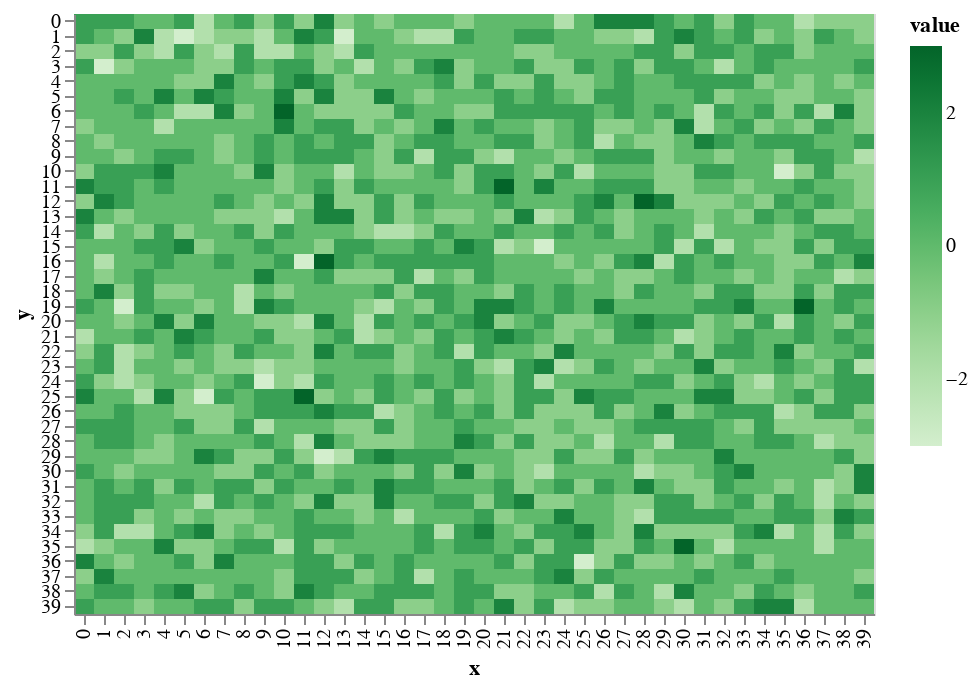

This figure's notebook cell:
### Markdown cell above
# in the beginning, the world was void and without form.

Starting with a grid with nothing on it. No elevation, no terrain. All of this will be generated procedurally. 

You can see here that the terrain is shifted on a random-normal distribution to make it look _uneven_. Making it randomly doesn't make it look _real_ so I'm going to have to be smarter about the rules that raise and lower terrain in order to make them look like mountains.

### Code cell
world.shift_terrain()
draw.drawTerrainHeight(world.grid_elevation)

### Figure 1 — Vega-Lite specification as saved in the notebook (floating-point values rounded to 4 significant figures; data arrays with more than 128 entries replaced by an {"elided": "..."} marker saying what was removed)
{"$schema": "https://vega.github.io/schema/vega-lite/v2.6.0.json", "config": {"view": {"height": 300, "width": 400}}, "data": {"name": "data-be48f114cc69c3ef6fba40ecb0c9dec9"}, "datasets": {"data-be48f114cc69c3ef6fba40ecb0c9dec9": {"elided": "1600 records"}}, "encoding": {"color": {"field": "value", "scale": {"scheme": "greens"}, "type": "quantitative"}, "x": {"field": "x", "type": "ordinal"}, "y": {"field": "y", "type": "ordinal"}}, "mark": "rect"}
